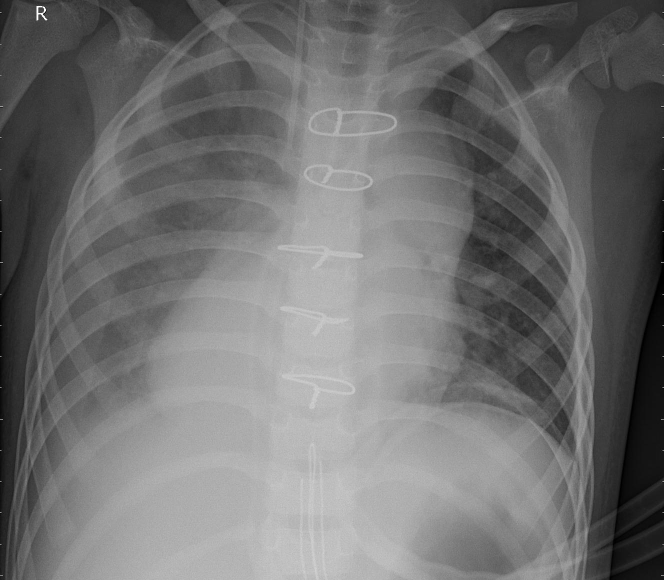
#> input picture uploads/person2_bacteria_4.jpeg, 1328 x 1160 px, given in place of u, which was not available (shown at 1/2 size)
$ python -i preprocessing.py   (imports and definitions only)
#> lines starting #> are read from the running program, lines starting #| are printed output that depends on the picture; pictures that were not available may be replaced by others from this repository, and a replacement may not be noted
import numpy as np
import cv2
from sklearn.decomposition import PCA
from sklearn.preprocessing import StandardScaler

def preprocess_images(image_paths, target_size=(150, 150), apply_clahe=True):
    """
    Preprocess images for model training

    Parameters:
    - image_paths: List of image file paths
    - target_size: Size to resize images to
    - apply_clahe: Whether to apply CLAHE for contrast enhancement

    Returns:
    - Preprocessed images as numpy array
    """
#> called with image_paths = 'uploads/person2_bacteria_4.jpeg', target_size = (150, 150), apply_clahe = True
    processed_images = []

    for img_path in image_paths:
        # Load image
        img = cv2.imread(img_path)
#> img is the input picture: shape (1160, 1328, 3); min 0, max 255, mean 112.8

        # Convert to grayscale if color
        if len(img.shape) == 3:
            img = cv2.cvtColor(img, cv2.COLOR_BGR2GRAY)
#> img: shape (1160, 1328)

        # Resize
        img = cv2.resize(img, target_size)
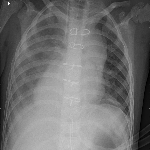
#> img: shape (150, 150); min 0, max 254, mean 112.6

        # Apply CLAHE (Contrast Limited Adaptive Histogram Equalization)
        if apply_clahe:
            clahe = cv2.createCLAHE(clipLimit=2.0, tileGridSize=(8, 8))
            img = clahe.apply(img)
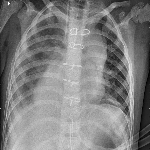
#> img: shape (150, 150); min 2, max 254, mean 128.5

        # Normalize pixel values to [0, 1]
        img = img / 255.0

        processed_images.append(img)
#> pass 2 of the loop in preprocess_images, `for img_path in image_paths:`:
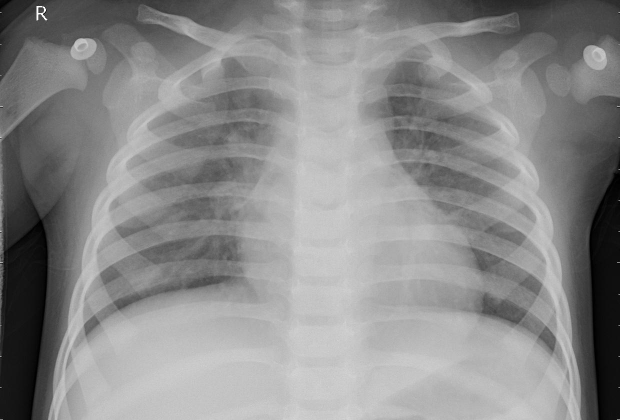
#> input picture uploads/person1_bacteria_2.jpeg, 1240 x 840 px, given in place of p, which was not available (shown at 1/2 size)
#> in preprocess_images, img is the input picture: shape (840, 1240, 3); min 0, max 255, mean 138.5
#> in preprocess_images, `img = cv2.resize(img, target_size)`:
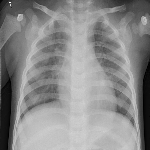
#> img: shape (150, 150); min 0, max 255, mean 138.3
#> in preprocess_images, `img = clahe.apply(img)`:
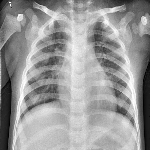
#> img: shape (150, 150); min 1, max 255, mean 153.5

    return np.array(processed_images)

def extract_features(images, n_components=0.95):
    """
    Extract features using PCA

    Parameters:
    - images: Preprocessed images
    - n_components: Number of PCA components or variance to retain

    Returns:
    - PCA features
    """
    # Flatten images
    n_samples = len(images)
    flat_images = images.reshape(n_samples, -1)

    # Standardize
    scaler = StandardScaler()
    scaled_images = scaler.fit_transform(flat_images)

    # Apply PCA
    pca = PCA(n_components=n_components)
    pca_features = pca.fit_transform(scaled_images)

    print(f"Original dimensions: {flat_images.shape}")
    print(f"PCA dimensions: {pca_features.shape}")
    print(f"Explained variance ratio: {sum(pca.explained_variance_ratio_):.4f}")

    return pca_features, pca, scaler

def extract_texture_features(images):
    """Extract texture features using GLCM"""
    pass

def extract_shape_features(images):
    """Extract shape features"""
    pass

#> (the run stopped early here; a loop or call above may not have finished)
